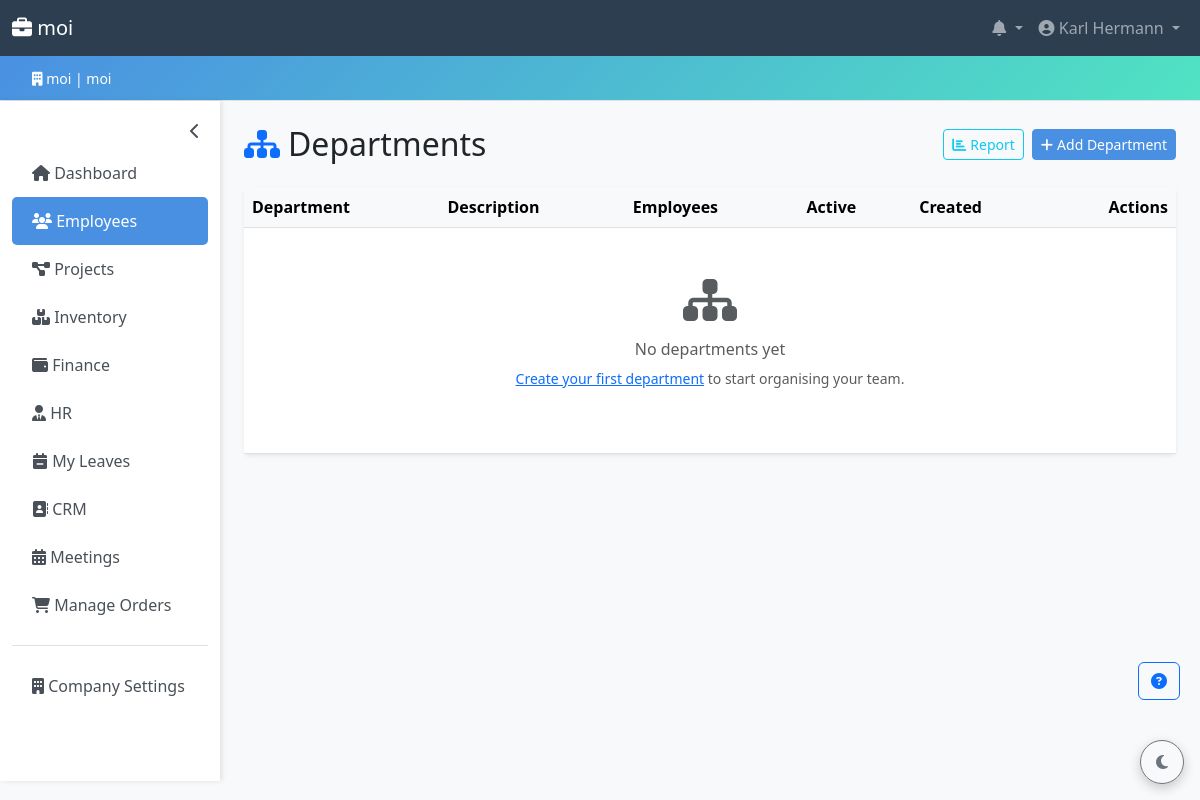
Screenshot of /employees/departments/ (signed in) with the database file from the repository.
### accounts/models.py (models this page shows, shortened)
class Company(models.Model):
    PLAN_CHOICES = [
        ('free', 'Free'),
        ('basic', 'Basic'),
        ('premium', 'Premium'),
        ('enterprise', 'Enterprise'),
    ]
    company_id = models.UUIDField(default=uuid.uuid4, editable=False, unique=True)
    name = models.CharField(max_length=200)
    domain = models.CharField(max_length=200, unique=True, db_index=True)
    company_password = models.CharField(max_length=256)  # increased from 128 → 256 for future hash algo headroom
    contact_email = models.EmailField()
    contact_phone = models.CharField(
        max_length=20,
        blank=True,
        validators=[RegexValidator(r'^\+?[\d\s\-().]{7,20}$', 'Enter a valid phone number.')],
    )
    address = models.TextField(blank=True)
    subscription_plan = models.CharField(
        max_length=20,
        choices=PLAN_CHOICES,
        default='free',
    )
    is_active = models.BooleanField(default=True)
    created_at = models.DateTimeField(auto_now_add=True)
    updated_at = models.DateTimeField(auto_now=True)
    class Meta:
        verbose_name_plural = 'Companies'
        ordering = ['name']
        indexes = [
            models.Index(fields=['domain']),
            models.Index(fields=['is_active']),
        ]

class User(AbstractUser):
    ROLE_CHOICES = [
        ('admin', 'Admin'),
        ('hr_manager', 'HR Manager'),
        ('accountant', 'Accountant'),
        ('manager', 'Manager'),
        ('secretary', 'Secretary'),
        ('stock_manager', 'Stock Manager'),
        ('employee', 'Employee'),
    ]
    username = None  # replaced by email
    email = models.EmailField(unique=True, db_index=True)
    company = models.ForeignKey(
        Company,
        on_delete=models.CASCADE,
        related_name='users',
        null=True,
        blank=True,
    )
    phone = models.CharField(
        max_length=20,
        blank=True,
        validators=[RegexValidator(r'^\+?[\d\s\-().]{7,20}$', 'Enter a valid phone number.')],
    )
    department = models.CharField(max_length=100, blank=True)
    position = models.CharField(max_length=100, blank=True)
    role = models.CharField(
        max_length=20,
        choices=ROLE_CHOICES,
        default='employee',
        db_index=True,
        help_text='User role for access control.',
    )
    is_company_admin = models.BooleanField(
        default=False,
        help_text='Designates whether the user can manage company settings.',
    )
    last_login_ip = models.GenericIPAddressField(null=True, blank=True)
    objects = CustomUserManager()
    USERNAME_FIELD = 'email'
    REQUIRED_FIELDS = ['first_name', 'last_name']
    class Meta:
        ordering = ['email']
        indexes = [
            models.Index(fields=['company', 'role']),
            models.Index(fields=['company', 'is_active']),
        ]
    def get_full_name(self) -> str:
        return f'{self.first_name} {self.last_name}'.strip() or self.email

### employees/views.py (the view)
# urls.py: path('departments/', views.department_list, name='department_list'),
@role_required(*EMPLOYEE_VIEW_ROLES)
def department_list(request):
    company = request.user.company
    departments = (
        Department.objects
        .filter(company=company)
        .annotate(
            employee_count=Count('employees'),
            active_count=Count('employees', filter=Q(employees__status='active')),
        )
        .order_by('name')
    )
    return render(request, 'employees/department_list.html', {'departments': departments})

### templates/employees/department_list.html (shortened to what this page needs)
{% extends 'base.html' %}
{% block content %}
<div class="d-flex justify-content-between align-items-center mb-4">
    <h2 class="mb-0">
        <i class="fas fa-sitemap text-primary me-2" aria-hidden="true"></i>Departments
    </h2>
    <div class="d-flex gap-2">
        <a href="{% url 'employees:department_report' %}" class="btn btn-outline-info btn-sm">
            <i class="fas fa-chart-bar me-1" aria-hidden="true"></i>Report
        </a>
        <a href="{% url 'employees:department_create' %}" class="btn btn-primary btn-sm">
            <i class="fas fa-plus me-1" aria-hidden="true"></i>Add Department
        </a>
    </div>
</div>
<div class="card shadow-sm">
    <div class="card-body p-0">
        <div class="table-responsive">
            <table class="table table-hover mb-0">
                <thead class="table-light">
                    <tr>
                        <th>Department</th>
                        <th>Description</th>
                        <th>Employees</th>
                        <th>Active</th>
                        <th>Created</th>
                        <th class="text-end">Actions</th>
                    </tr>
                </thead>
                <tbody>
                    {% for dept in departments %}
                    <tr>
                        <td>
                            <strong>{{ dept.name }}</strong>
                            {% if not dept.is_active %}
                                <span class="badge bg-secondary ms-1 small">Inactive</span>
                            {% endif %}
                        </td>
                        <td class="text-muted small">
                            {{ dept.description|truncatechars:80|default:"—" }}
                        </td>
                        <td>
                            <span class="badge bg-primary">{{ dept.employee_count }}</span>
                        </td>
                        <td>
                            <span class="badge bg-success">{{ dept.active_count|default:0 }}</span>
                        </td>
                        <td class="text-muted small">
                            {{ dept.created_at|date:"M j, Y" }}
                        </td>
                        <td class="text-end">
                            <div class="btn-group btn-group-sm" role="group"
                                 aria-label="Actions for {{ dept.name }}">
                                <a href="{% url 'employees:department_edit' dept.pk %}"
                                   class="btn btn-outline-warning" title="Edit">
                                    <i class="fas fa-edit" aria-hidden="true"></i>
                                </a>
                                <a href="{% url 'employees:department_delete' dept.pk %}"
                                   class="btn btn-outline-danger js-confirm-delete"
                                   data-name="{{ dept.name }}" title="Delete">
                                    <i class="fas fa-trash" aria-hidden="true"></i>
                                </a>
                            </div>
                        </td>
                    </tr>
                    {% empty %}
                    <tr>
                        <td colspan="6" class="text-center py-5">
                            <i class="fas fa-sitemap fa-3x text-muted mb-3 d-block" aria-hidden="true"></i>
                            <h6 class="text-muted">No departments yet</h6>
                            <p class="small text-muted mb-3">
                                <a href="{% url 'employees:department_create' %}">Create your first department</a>
                                to start organising your team.
                            </p>
                        </td>
                    </tr>
                    {% endfor %}
                </tbody>
            </table>
        </div>
    </div>
</div>
{% endblock %}

### templates/base.html (shortened to what this page needs)
<!DOCTYPE html>
{% load role_tags %}
<html lang="en" data-bs-theme="light">
<head>
    <link href="https://cdn.jsdelivr.net/npm/bootstrap@5.3.0/dist/css/bootstrap.min.css" rel="stylesheet">
    <link rel="stylesheet" href="https://cdnjs.cloudflare.com/ajax/libs/font-awesome/6.4.0/css/all.min.css">
</head>
<body>
    {% if user.is_authenticated %}
    <nav class="navbar navbar-expand-lg navbar-dark">
        <div class="container-fluid">
            <a class="navbar-brand" href="{% url 'core:dashboard' %}">
                <i class="fas fa-briefcase"></i> {{ company.name }}
            </a>
            <div class="collapse navbar-collapse" id="navbarNav">
                <ul class="navbar-nav ms-auto">
                    <li class="nav-item dropdown">
                        <a class="nav-link dropdown-toggle position-relative" href="#" id="notificationDropdown" role="button" data-bs-toggle="dropdown">
                            <i class="fas fa-bell"></i>
                        </a>
                    </li>
                    <li class="nav-item dropdown">
                        <a class="nav-link dropdown-toggle" href="#" id="navbarDropdown" role="button" data-bs-toggle="dropdown">
                            <i class="fas fa-user-circle"></i> {{ user.get_full_name }}
                        </a>
                    </li>
                </ul>
            </div>
        </div>
    </nav>
    <div class="company-banner">
        <div class="container-fluid">
            <small><i class="fas fa-building"></i> {{ company.name }} | {{ company.domain }}</small>
        </div>
    </div>
    {% endif %}
    <div class="container-fluid">
        <div class="row">
            {% if user.is_authenticated %}
            <nav class="col-md-2 d-md-block sidebar py-3" id="appSidebar">
                <div class="position-sticky">
                    <button class="sidebar-toggle-btn" id="sidebarToggle" aria-label="Toggle sidebar">
                        <i class="fas fa-chevron-left" id="sidebarToggleIcon"></i>
                    </button>
                    <ul class="nav flex-column">
                        <li class="nav-item">
                            <a class="nav-link {% if request.resolver_match.app_name == 'core' and request.resolver_match.url_name == 'dashboard' %}active{% endif %}"
                               href="{% url 'core:dashboard' %}">
                                <i class="fas fa-home"></i> <span class="link-text">Dashboard</span>
                            </a>
                        </li>
                        {% if user|has_role:'admin,hr_manager,manager,accountant,secretary,stock_manager,employee' %}
                        <li class="nav-item">
                            <a class="nav-link {% if request.resolver_match.app_name == 'employees' %}active{% endif %}"
                               href="{% url 'employees:employee_list' %}">
                                <i class="fas fa-users"></i> <span class="link-text">Employees</span>
                            </a>
                        </li>
                        {% endif %}
                        {% if user|has_role:'admin,hr_manager,manager,accountant,secretary,stock_manager,employee' %}
                        <li class="nav-item">
                            <a class="nav-link {% if request.resolver_match.app_name == 'projects' %}active{% endif %}"
                               href="{% url 'projects:project_list' %}">
                                <i class="fas fa-project-diagram"></i> <span class="link-text">Projects</span>
                            </a>
                        </li>
                        {% endif %}
                        {% if user|has_role:'admin,manager,hr_manager,accountant,secretary,stock_manager,employee' %}
                        <li class="nav-item">
                            <a class="nav-link {% if request.resolver_match.app_name == 'inventory' %}active{% endif %}"
                               href="{% url 'inventory:stock_list' %}">
                                <i class="fas fa-boxes"></i> <span class="link-text">Inventory</span>
                            </a>
                        </li>
                        {% endif %}
                        {% if user|has_role:'admin,accountant,manager' %}
                        <li class="nav-item">
                            <a class="nav-link {% if request.resolver_match.app_name == 'finance' %}active{% endif %}"
                               href="{% url 'finance:index' %}">
                                <i class="fas fa-wallet"></i> <span class="link-text">Finance</span>
                            </a>
                        </li>
                        {% endif %}
                        {% if user|has_role:'admin,hr_manager' %}
                        <li class="nav-item">
                            <a class="nav-link {% if request.resolver_match.app_name == 'hr' %}active{% endif %}"
                               href="{% url 'hr:index' %}">
                                <i class="fas fa-user-tie"></i> <span class="link-text">HR</span>
                            </a>
                        </li>
                        {% endif %}
                        {% if user|has_role:'admin,hr_manager,manager,secretary,accountant,stock_manager,employee' %}
                        <li class="nav-item">
                            <a class="nav-link {% if request.resolver_match.app_name == 'hr' and 'leave' in request.resolver_match.url_name %}active{% endif %}"
                               href="{% url 'hr:my_leave_list' %}">
                                <i class="fas fa-calendar-minus"></i> <span class="link-text">My Leaves</span>
                            </a>
                        </li>
                        {% endif %}
                        {% if user|has_role:'admin,manager,secretary' %}
                        <li class="nav-item">
                            <a class="nav-link {% if request.resolver_match.app_name == 'crm' %}active{% endif %}"
                               href="{% url 'crm:contact_list' %}">
                                <i class="fas fa-address-book"></i> <span class="link-text">CRM</span>
                            </a>
                        </li>
                        {% endif %}
                        {% if user|has_role:'admin,hr_manager,manager,secretary,accountant,employee' %}
                        <li class="nav-item">
                            <a class="nav-link {% if request.resolver_match.app_name == 'meetings' %}active{% endif %}"
                               href="{% url 'meetings:dashboard' %}">
                                <i class="fas fa-calendar-alt"></i> <span class="link-text">Meetings</span>
                            </a>
                        </li>
                        {% endif %}
                        {% if is_company_admin or user.is_superuser %}
                        <li class="nav-item">
                            <a class="nav-link {% if request.resolver_match.app_name == 'marketplace' and request.resolver_match.url_name == 'admin_order_dashboard' %}active{% endif %}"
                               href="{% url 'marketplace:admin_order_dashboard' %}">
                                <i class="fas fa-shopping-cart"></i> <span class="link-text">Manage Orders</span>
                            </a>
                        </li>
                        {% endif %}
                        {% if is_company_admin or user.is_superuser %}
                        <li class="nav-item mt-3 border-top pt-3">
                            <a class="nav-link {% if request.resolver_match.app_name == 'accounts' and request.resolver_match.url_name == 'company_profile' %}active{% endif %}"
                               href="{% url 'accounts:company_profile' %}">
                                <i class="fas fa-building"></i> <span class="link-text">Company Settings</span>
                            </a>
                        </li>
                        {% endif %}
                    </ul>
                </div>
            </nav>
            {% endif %}
            <main class="col-md-10 ms-sm-auto px-md-4 py-4 min-w-0">
                {% block content %}{% endblock %}
            </main>
        </div>
    </div>
    <button id="themeToggle" class="btn btn-outline-secondary theme-toggle-btn" type="button" aria-label="Toggle dark mode">
        <i class="fas fa-moon"></i>
    </button>
    {% include 'help_system.html' %}
</body>
</html>

### rows the page displays
Company: name "moi", domain "moi"
User: get_full_name "Karl Hermann"
